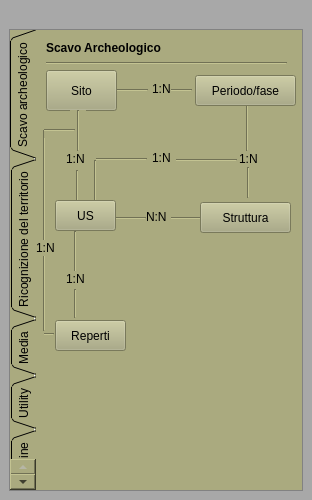
<?xml version="1.0" encoding="UTF-8"?>
<ui version="4.0">
 <class>PyarchinitPlugin</class>
 <widget class="QDockWidget" name="PyarchinitPlugin">
  <property name="geometry">
   <rect>
    <x>0</x>
    <y>0</y>
    <width>312</width>
    <height>500</height>
   </rect>
  </property>
  <property name="windowIcon">
   <iconset resource="resources.qrc">
    <normaloff>:/images/pai_us.png</normaloff>:/images/pai_us.png</iconset>
  </property>
  <property name="styleSheet">
   <string notr="true">background-color: qlineargradient(spread:reflect, x1:0, y1:0, x2:1, y2:0, stop:0 rgba(99, 138, 146, 255), stop:1 rgba(255, 255, 255, 255));
background-color: rgb(112, 112, 84);
background-color: rgb(168, 168, 168);</string>
  </property>
  <property name="locale">
   <locale language="English" country="UnitedStates"/>
  </property>
  <property name="windowTitle">
   <string>pyArchInit - Archaeological Data Management</string>
  </property>
  <widget class="QWidget" name="dockWidgetContents">
   <layout class="QGridLayout" name="gridLayout">
    <item row="1" column="0">
     <widget class="QScrollArea" name="scrollArea">
      <property name="verticalScrollBarPolicy">
       <enum>Qt::ScrollBarAlwaysOff</enum>
      </property>
      <property name="horizontalScrollBarPolicy">
       <enum>Qt::ScrollBarAlwaysOff</enum>
      </property>
      <property name="sizeAdjustPolicy">
       <enum>QAbstractScrollArea::AdjustToContents</enum>
      </property>
      <property name="widgetResizable">
       <bool>true</bool>
      </property>
      <widget class="QWidget" name="scrollAreaWidgetContents">
       <property name="geometry">
        <rect>
         <x>0</x>
         <y>0</y>
         <width>286</width>
         <height>571</height>
        </rect>
       </property>
       <layout class="QGridLayout" name="gridLayout_2">
        <property name="leftMargin">
         <number>0</number>
        </property>
        <property name="topMargin">
         <number>0</number>
        </property>
        <property name="rightMargin">
         <number>0</number>
        </property>
        <property name="bottomMargin">
         <number>0</number>
        </property>
        <item row="0" column="0">
         <widget class="QTabWidget" name="tabWidget">
          <property name="font">
           <font>
            <weight>50</weight>
            <bold>false</bold>
           </font>
          </property>
          <property name="mouseTracking">
           <bool>false</bool>
          </property>
          <property name="focusPolicy">
           <enum>Qt::TabFocus</enum>
          </property>
          <property name="autoFillBackground">
           <bool>false</bool>
          </property>
          <property name="styleSheet">
           <string notr="true">background-color: rgb(170, 170, 127);
border-color: rgb(116, 116, 87);
selection-color: rgb(140, 140, 105);</string>
          </property>
          <property name="tabPosition">
           <enum>QTabWidget::West</enum>
          </property>
          <property name="tabShape">
           <enum>QTabWidget::Triangular</enum>
          </property>
          <property name="currentIndex">
           <number>0</number>
          </property>
          <property name="elideMode">
           <enum>Qt::ElideNone</enum>
          </property>
          <property name="documentMode">
           <bool>true</bool>
          </property>
          <property name="tabsClosable">
           <bool>false</bool>
          </property>
          <property name="movable">
           <bool>false</bool>
          </property>
          <widget class="QWidget" name="services">
           <attribute name="title">
            <string>Scavo archeologico</string>
           </attribute>
           <widget class="QPushButton" name="btnStrutturatable">
            <property name="geometry">
             <rect>
              <x>164</x>
              <y>172</y>
              <width>91</width>
              <height>31</height>
             </rect>
            </property>
            <property name="text">
             <string>Struttura</string>
            </property>
            <property name="icon">
             <iconset resource="resources.qrc">
              <normaloff>:/images/iconStrutt.png</normaloff>:/images/iconStrutt.png</iconset>
            </property>
            <property name="iconSize">
             <size>
              <width>20</width>
              <height>80</height>
             </size>
            </property>
           </widget>
           <widget class="Line" name="line">
            <property name="geometry">
             <rect>
              <x>69</x>
              <y>180</y>
              <width>41</width>
              <height>16</height>
             </rect>
            </property>
            <property name="orientation">
             <enum>Qt::Horizontal</enum>
            </property>
           </widget>
           <widget class="QLabel" name="label">
            <property name="geometry">
             <rect>
              <x>110</x>
              <y>179</y>
              <width>22</width>
              <height>16</height>
             </rect>
            </property>
            <property name="text">
             <string>N:N</string>
            </property>
           </widget>
           <widget class="Line" name="line_2">
            <property name="geometry">
             <rect>
              <x>135</x>
              <y>178</y>
              <width>31</width>
              <height>20</height>
             </rect>
            </property>
            <property name="orientation">
             <enum>Qt::Horizontal</enum>
            </property>
           </widget>
           <widget class="QLabel" name="label_2">
            <property name="geometry">
             <rect>
              <x>116</x>
              <y>51</y>
              <width>21</width>
              <height>16</height>
             </rect>
            </property>
            <property name="text">
             <string>1:N</string>
            </property>
           </widget>
           <widget class="Line" name="line_3">
            <property name="geometry">
             <rect>
              <x>81</x>
              <y>52</y>
              <width>31</width>
              <height>16</height>
             </rect>
            </property>
            <property name="orientation">
             <enum>Qt::Horizontal</enum>
            </property>
           </widget>
           <widget class="Line" name="line_4">
            <property name="geometry">
             <rect>
              <x>135</x>
              <y>50</y>
              <width>21</width>
              <height>20</height>
             </rect>
            </property>
            <property name="orientation">
             <enum>Qt::Horizontal</enum>
            </property>
           </widget>
           <widget class="QLabel" name="label_3">
            <property name="geometry">
             <rect>
              <x>30</x>
              <y>121</y>
              <width>21</width>
              <height>16</height>
             </rect>
            </property>
            <property name="text">
             <string>1:N</string>
            </property>
           </widget>
           <widget class="Line" name="line_5">
            <property name="geometry">
             <rect>
              <x>34</x>
              <y>80</y>
              <width>16</width>
              <height>41</height>
             </rect>
            </property>
            <property name="orientation">
             <enum>Qt::Vertical</enum>
            </property>
           </widget>
           <widget class="Line" name="line_6">
            <property name="geometry">
             <rect>
              <x>33</x>
              <y>140</y>
              <width>16</width>
              <height>31</height>
             </rect>
            </property>
            <property name="orientation">
             <enum>Qt::Vertical</enum>
            </property>
           </widget>
           <widget class="QLabel" name="label_4">
            <property name="geometry">
             <rect>
              <x>203</x>
              <y>121</y>
              <width>21</width>
              <height>16</height>
             </rect>
            </property>
            <property name="text">
             <string>1:N</string>
            </property>
           </widget>
           <widget class="Line" name="line_7">
            <property name="geometry">
             <rect>
              <x>201</x>
              <y>70</y>
              <width>20</width>
              <height>51</height>
             </rect>
            </property>
            <property name="orientation">
             <enum>Qt::Vertical</enum>
            </property>
           </widget>
           <widget class="QLabel" name="label_5">
            <property name="geometry">
             <rect>
              <x>116</x>
              <y>120</y>
              <width>21</width>
              <height>16</height>
             </rect>
            </property>
            <property name="text">
             <string>1:N</string>
            </property>
           </widget>
           <widget class="Line" name="line_10">
            <property name="geometry">
             <rect>
              <x>49</x>
              <y>130</y>
              <width>20</width>
              <height>41</height>
             </rect>
            </property>
            <property name="orientation">
             <enum>Qt::Vertical</enum>
            </property>
           </widget>
           <widget class="Line" name="line_11">
            <property name="geometry">
             <rect>
              <x>60</x>
              <y>121</y>
              <width>51</width>
              <height>16</height>
             </rect>
            </property>
            <property name="orientation">
             <enum>Qt::Horizontal</enum>
            </property>
           </widget>
           <widget class="Line" name="line_12">
            <property name="geometry">
             <rect>
              <x>140</x>
              <y>120</y>
              <width>61</width>
              <height>20</height>
             </rect>
            </property>
            <property name="orientation">
             <enum>Qt::Horizontal</enum>
            </property>
           </widget>
           <widget class="QPushButton" name="btnUStable">
            <property name="geometry">
             <rect>
              <x>19</x>
              <y>170</y>
              <width>61</width>
              <height>31</height>
             </rect>
            </property>
            <property name="text">
             <string>US</string>
            </property>
            <property name="icon">
             <iconset resource="resources.qrc">
              <normaloff>:/images/iconPAI.png</normaloff>:/images/iconPAI.png</iconset>
            </property>
            <property name="iconSize">
             <size>
              <width>25</width>
              <height>25</height>
             </size>
            </property>
           </widget>
           <widget class="Line" name="line_13">
            <property name="geometry">
             <rect>
              <x>31</x>
              <y>201</y>
              <width>16</width>
              <height>41</height>
             </rect>
            </property>
            <property name="orientation">
             <enum>Qt::Vertical</enum>
            </property>
           </widget>
           <widget class="QLabel" name="label_8">
            <property name="geometry">
             <rect>
              <x>30</x>
              <y>241</y>
              <width>21</width>
              <height>16</height>
             </rect>
            </property>
            <property name="text">
             <string>1:N</string>
            </property>
           </widget>
           <widget class="QPushButton" name="btnReptable">
            <property name="geometry">
             <rect>
              <x>19</x>
              <y>290</y>
              <width>71</width>
              <height>31</height>
             </rect>
            </property>
            <property name="styleSheet">
             <string notr="true">background-color: rgb(170, 170, 127);</string>
            </property>
            <property name="text">
             <string>Reperti</string>
            </property>
            <property name="icon">
             <iconset resource="resources.qrc">
              <normaloff>:/images/finds.png</normaloff>:/images/finds.png</iconset>
            </property>
            <property name="iconSize">
             <size>
              <width>25</width>
              <height>25</height>
             </size>
            </property>
           </widget>
           <widget class="Line" name="line_14">
            <property name="geometry">
             <rect>
              <x>38</x>
              <y>259</y>
              <width>3</width>
              <height>29</height>
             </rect>
            </property>
            <property name="orientation">
             <enum>Qt::Vertical</enum>
            </property>
           </widget>
           <widget class="Line" name="line_15">
            <property name="geometry">
             <rect>
              <x>0</x>
              <y>100</y>
              <width>16</width>
              <height>201</height>
             </rect>
            </property>
            <property name="orientation">
             <enum>Qt::Vertical</enum>
            </property>
           </widget>
           <widget class="Line" name="line_16">
            <property name="geometry">
             <rect>
              <x>8</x>
              <y>92</y>
              <width>31</width>
              <height>16</height>
             </rect>
            </property>
            <property name="orientation">
             <enum>Qt::Horizontal</enum>
            </property>
           </widget>
           <widget class="QLabel" name="label_11">
            <property name="geometry">
             <rect>
              <x>10</x>
              <y>10</y>
              <width>241</width>
              <height>16</height>
             </rect>
            </property>
            <property name="font">
             <font>
              <weight>75</weight>
              <bold>true</bold>
             </font>
            </property>
            <property name="text">
             <string>Scavo Archeologico</string>
            </property>
           </widget>
           <widget class="Line" name="line_25">
            <property name="geometry">
             <rect>
              <x>10</x>
              <y>26</y>
              <width>241</width>
              <height>14</height>
             </rect>
            </property>
            <property name="orientation">
             <enum>Qt::Horizontal</enum>
            </property>
           </widget>
           <widget class="QPushButton" name="btnSitotable">
            <property name="geometry">
             <rect>
              <x>10</x>
              <y>40</y>
              <width>71</width>
              <height>41</height>
             </rect>
            </property>
            <property name="sizePolicy">
             <sizepolicy hsizetype="Minimum" vsizetype="Preferred">
              <horstretch>0</horstretch>
              <verstretch>0</verstretch>
             </sizepolicy>
            </property>
            <property name="minimumSize">
             <size>
              <width>0</width>
              <height>0</height>
             </size>
            </property>
            <property name="maximumSize">
             <size>
              <width>16777215</width>
              <height>80</height>
             </size>
            </property>
            <property name="baseSize">
             <size>
              <width>0</width>
              <height>0</height>
             </size>
            </property>
            <property name="text">
             <string>Sito</string>
            </property>
            <property name="icon">
             <iconset resource="resources.qrc">
              <normaloff>:/images/iconSite.png</normaloff>:/images/iconSite.png</iconset>
            </property>
            <property name="iconSize">
             <size>
              <width>20</width>
              <height>100</height>
             </size>
            </property>
           </widget>
           <widget class="QPushButton" name="btnPeriodotable">
            <property name="geometry">
             <rect>
              <x>159</x>
              <y>45</y>
              <width>101</width>
              <height>31</height>
             </rect>
            </property>
            <property name="styleSheet">
             <string notr="true"/>
            </property>
            <property name="text">
             <string>Periodo/fase</string>
            </property>
            <property name="icon">
             <iconset resource="resources.qrc">
              <normaloff>:/images/iconPER.png</normaloff>:/images/iconPER.png</iconset>
            </property>
            <property name="iconSize">
             <size>
              <width>20</width>
              <height>20</height>
             </size>
            </property>
           </widget>
           <widget class="Line" name="line_28">
            <property name="geometry">
             <rect>
              <x>204</x>
              <y>137</y>
              <width>16</width>
              <height>31</height>
             </rect>
            </property>
            <property name="orientation">
             <enum>Qt::Vertical</enum>
            </property>
           </widget>
           <widget class="Line" name="line_8">
            <property name="geometry">
             <rect>
              <x>8</x>
              <y>296</y>
              <width>10</width>
              <height>16</height>
             </rect>
            </property>
            <property name="orientation">
             <enum>Qt::Horizontal</enum>
            </property>
           </widget>
           <widget class="QLabel" name="label_14">
            <property name="geometry">
             <rect>
              <x>0</x>
              <y>210</y>
              <width>21</width>
              <height>16</height>
             </rect>
            </property>
            <property name="text">
             <string>1:N</string>
            </property>
           </widget>
           <zorder>line_8</zorder>
           <zorder>line_2</zorder>
           <zorder>btnSitotable</zorder>
           <zorder>line_11</zorder>
           <zorder>line_7</zorder>
           <zorder>line</zorder>
           <zorder>label</zorder>
           <zorder>label_2</zorder>
           <zorder>line_3</zorder>
           <zorder>line_4</zorder>
           <zorder>label_3</zorder>
           <zorder>line_5</zorder>
           <zorder>line_6</zorder>
           <zorder>label_4</zorder>
           <zorder>label_5</zorder>
           <zorder>line_10</zorder>
           <zorder>line_12</zorder>
           <zorder>line_13</zorder>
           <zorder>label_8</zorder>
           <zorder>line_14</zorder>
           <zorder>line_15</zorder>
           <zorder>line_16</zorder>
           <zorder>line_25</zorder>
           <zorder>btnPeriodotable</zorder>
           <zorder>line_28</zorder>
           <zorder>btnStrutturatable</zorder>
           <zorder>btnUStable</zorder>
           <zorder>btnReptable</zorder>
           <zorder>label_14</zorder>
           <zorder>label_11</zorder>
          </widget>
          <widget class="QWidget" name="tab">
           <attribute name="title">
            <string>Ricognizione del territorio</string>
           </attribute>
           <widget class="Line" name="line_18">
            <property name="geometry">
             <rect>
              <x>111</x>
              <y>90</y>
              <width>16</width>
              <height>41</height>
             </rect>
            </property>
            <property name="orientation">
             <enum>Qt::Vertical</enum>
            </property>
           </widget>
           <widget class="QLabel" name="label_9">
            <property name="geometry">
             <rect>
              <x>110</x>
              <y>131</y>
              <width>21</width>
              <height>16</height>
             </rect>
            </property>
            <property name="text">
             <string>1:N</string>
            </property>
           </widget>
           <widget class="Line" name="line_19">
            <property name="geometry">
             <rect>
              <x>107</x>
              <y>270</y>
              <width>16</width>
              <height>31</height>
             </rect>
            </property>
            <property name="orientation">
             <enum>Qt::Vertical</enum>
            </property>
           </widget>
           <widget class="Line" name="line_20">
            <property name="geometry">
             <rect>
              <x>108</x>
              <y>210</y>
              <width>16</width>
              <height>41</height>
             </rect>
            </property>
            <property name="orientation">
             <enum>Qt::Vertical</enum>
            </property>
           </widget>
           <widget class="QPushButton" name="btnReptable_2">
            <property name="geometry">
             <rect>
              <x>96</x>
              <y>300</y>
              <width>71</width>
              <height>31</height>
             </rect>
            </property>
            <property name="styleSheet">
             <string notr="true">background-color: rgb(170, 170, 127);</string>
            </property>
            <property name="text">
             <string>Reperti</string>
            </property>
            <property name="icon">
             <iconset resource="resources.qrc">
              <normaloff>:/images/finds.png</normaloff>:/images/finds.png</iconset>
            </property>
            <property name="iconSize">
             <size>
              <width>25</width>
              <height>25</height>
             </size>
            </property>
           </widget>
           <widget class="Line" name="line_21">
            <property name="geometry">
             <rect>
              <x>77</x>
              <y>110</y>
              <width>16</width>
              <height>201</height>
             </rect>
            </property>
            <property name="orientation">
             <enum>Qt::Vertical</enum>
            </property>
           </widget>
           <widget class="QPushButton" name="btnUTtable">
            <property name="geometry">
             <rect>
              <x>90</x>
              <y>180</y>
              <width>61</width>
              <height>31</height>
             </rect>
            </property>
            <property name="text">
             <string>UT</string>
            </property>
            <property name="icon">
             <iconset resource="resources.qrc">
              <normaloff>:/images/iconUT.png</normaloff>:/images/iconUT.png</iconset>
            </property>
            <property name="iconSize">
             <size>
              <width>25</width>
              <height>25</height>
             </size>
            </property>
           </widget>
           <widget class="QLabel" name="label_10">
            <property name="geometry">
             <rect>
              <x>107</x>
              <y>251</y>
              <width>21</width>
              <height>16</height>
             </rect>
            </property>
            <property name="text">
             <string>1:N</string>
            </property>
           </widget>
           <widget class="QPushButton" name="btnSitotable_2">
            <property name="geometry">
             <rect>
              <x>87</x>
              <y>50</y>
              <width>71</width>
              <height>41</height>
             </rect>
            </property>
            <property name="sizePolicy">
             <sizepolicy hsizetype="Minimum" vsizetype="Preferred">
              <horstretch>0</horstretch>
              <verstretch>0</verstretch>
             </sizepolicy>
            </property>
            <property name="minimumSize">
             <size>
              <width>0</width>
              <height>0</height>
             </size>
            </property>
            <property name="maximumSize">
             <size>
              <width>16777215</width>
              <height>80</height>
             </size>
            </property>
            <property name="baseSize">
             <size>
              <width>0</width>
              <height>0</height>
             </size>
            </property>
            <property name="text">
             <string>Sito</string>
            </property>
            <property name="icon">
             <iconset resource="resources.qrc">
              <normaloff>:/images/iconSite.png</normaloff>:/images/iconSite.png</iconset>
            </property>
            <property name="iconSize">
             <size>
              <width>20</width>
              <height>100</height>
             </size>
            </property>
           </widget>
           <widget class="Line" name="line_22">
            <property name="geometry">
             <rect>
              <x>85</x>
              <y>102</y>
              <width>31</width>
              <height>16</height>
             </rect>
            </property>
            <property name="orientation">
             <enum>Qt::Horizontal</enum>
            </property>
           </widget>
           <widget class="Line" name="line_23">
            <property name="geometry">
             <rect>
              <x>110</x>
              <y>150</y>
              <width>16</width>
              <height>31</height>
             </rect>
            </property>
            <property name="orientation">
             <enum>Qt::Vertical</enum>
            </property>
           </widget>
           <widget class="Line" name="line_24">
            <property name="geometry">
             <rect>
              <x>85</x>
              <y>304</y>
              <width>11</width>
              <height>16</height>
             </rect>
            </property>
            <property name="orientation">
             <enum>Qt::Horizontal</enum>
            </property>
           </widget>
           <widget class="QLabel" name="label_12">
            <property name="geometry">
             <rect>
              <x>9</x>
              <y>10</y>
              <width>241</width>
              <height>16</height>
             </rect>
            </property>
            <property name="font">
             <font>
              <weight>75</weight>
              <bold>true</bold>
             </font>
            </property>
            <property name="text">
             <string>Ricognizione del territorio</string>
            </property>
           </widget>
           <widget class="Line" name="line_26">
            <property name="geometry">
             <rect>
              <x>9</x>
              <y>26</y>
              <width>241</width>
              <height>16</height>
             </rect>
            </property>
            <property name="orientation">
             <enum>Qt::Horizontal</enum>
            </property>
           </widget>
           <zorder>line_26</zorder>
           <zorder>line_18</zorder>
           <zorder>line_24</zorder>
           <zorder>label_9</zorder>
           <zorder>line_19</zorder>
           <zorder>line_20</zorder>
           <zorder>btnReptable_2</zorder>
           <zorder>line_21</zorder>
           <zorder>btnUTtable</zorder>
           <zorder>label_10</zorder>
           <zorder>btnSitotable_2</zorder>
           <zorder>line_22</zorder>
           <zorder>line_23</zorder>
           <zorder>label_12</zorder>
          </widget>
          <widget class="QWidget" name="tab_2">
           <attribute name="title">
            <string>Media</string>
           </attribute>
           <widget class="Line" name="line_9">
            <property name="geometry">
             <rect>
              <x>200</x>
              <y>82</y>
              <width>16</width>
              <height>41</height>
             </rect>
            </property>
            <property name="orientation">
             <enum>Qt::Vertical</enum>
            </property>
           </widget>
           <widget class="QPushButton" name="btnUStable_2">
            <property name="geometry">
             <rect>
              <x>180</x>
              <y>50</y>
              <width>61</width>
              <height>31</height>
             </rect>
            </property>
            <property name="text">
             <string>US</string>
            </property>
            <property name="icon">
             <iconset resource="resources.qrc">
              <normaloff>:/images/iconPAI.png</normaloff>:/images/iconPAI.png</iconset>
            </property>
            <property name="iconSize">
             <size>
              <width>25</width>
              <height>25</height>
             </size>
            </property>
           </widget>
           <widget class="Line" name="line_30">
            <property name="geometry">
             <rect>
              <x>125</x>
              <y>136</y>
              <width>16</width>
              <height>41</height>
             </rect>
            </property>
            <property name="orientation">
             <enum>Qt::Vertical</enum>
            </property>
           </widget>
           <widget class="QLabel" name="label_17">
            <property name="geometry">
             <rect>
              <x>124</x>
              <y>119</y>
              <width>21</width>
              <height>16</height>
             </rect>
            </property>
            <property name="text">
             <string>N:N</string>
            </property>
           </widget>
           <widget class="QPushButton" name="btnReptable_3">
            <property name="geometry">
             <rect>
              <x>20</x>
              <y>50</y>
              <width>71</width>
              <height>31</height>
             </rect>
            </property>
            <property name="styleSheet">
             <string notr="true">background-color: rgb(170, 170, 127);</string>
            </property>
            <property name="text">
             <string>Reperti</string>
            </property>
            <property name="icon">
             <iconset resource="resources.qrc">
              <normaloff>:/images/finds.png</normaloff>:/images/finds.png</iconset>
            </property>
            <property name="iconSize">
             <size>
              <width>25</width>
              <height>25</height>
             </size>
            </property>
           </widget>
           <widget class="Line" name="line_31">
            <property name="geometry">
             <rect>
              <x>147</x>
              <y>116</y>
              <width>61</width>
              <height>20</height>
             </rect>
            </property>
            <property name="orientation">
             <enum>Qt::Horizontal</enum>
            </property>
           </widget>
           <widget class="Line" name="line_32">
            <property name="geometry">
             <rect>
              <x>50</x>
              <y>82</y>
              <width>16</width>
              <height>41</height>
             </rect>
            </property>
            <property name="orientation">
             <enum>Qt::Vertical</enum>
            </property>
           </widget>
           <widget class="Line" name="line_33">
            <property name="geometry">
             <rect>
              <x>58</x>
              <y>118</y>
              <width>61</width>
              <height>16</height>
             </rect>
            </property>
            <property name="orientation">
             <enum>Qt::Horizontal</enum>
            </property>
           </widget>
           <widget class="QPushButton" name="btnMedtable">
            <property name="geometry">
             <rect>
              <x>93</x>
              <y>180</y>
              <width>81</width>
              <height>31</height>
             </rect>
            </property>
            <property name="styleSheet">
             <string notr="true">background-color: rgb(170, 170, 127);</string>
            </property>
            <property name="text">
             <string>Media</string>
            </property>
            <property name="icon">
             <iconset resource="resources.qrc">
              <normaloff>:/images/photo.png</normaloff>:/images/photo.png</iconset>
            </property>
            <property name="iconSize">
             <size>
              <width>25</width>
              <height>25</height>
             </size>
            </property>
           </widget>
           <widget class="QPushButton" name="btnExptable">
            <property name="geometry">
             <rect>
              <x>68</x>
              <y>259</y>
              <width>131</width>
              <height>31</height>
             </rect>
            </property>
            <property name="styleSheet">
             <string notr="true">background-color: rgb(170, 170, 127);</string>
            </property>
            <property name="text">
             <string>Esportazione Media</string>
            </property>
            <property name="icon">
             <iconset resource="resources.qrc">
              <normaloff>:/images/directoryExp.png</normaloff>:/images/directoryExp.png</iconset>
            </property>
            <property name="iconSize">
             <size>
              <width>25</width>
              <height>25</height>
             </size>
            </property>
           </widget>
           <widget class="Line" name="line_34">
            <property name="geometry">
             <rect>
              <x>125</x>
              <y>214</y>
              <width>16</width>
              <height>41</height>
             </rect>
            </property>
            <property name="orientation">
             <enum>Qt::Vertical</enum>
            </property>
           </widget>
           <zorder>btnUStable_2</zorder>
           <zorder>line_30</zorder>
           <zorder>label_17</zorder>
           <zorder>btnReptable_3</zorder>
           <zorder>line_31</zorder>
           <zorder>line_9</zorder>
           <zorder>line_32</zorder>
           <zorder>line_33</zorder>
           <zorder>btnMedtable</zorder>
           <zorder>btnExptable</zorder>
           <zorder>line_34</zorder>
          </widget>
          <widget class="QWidget" name="tab_3">
           <attribute name="title">
            <string>Utility</string>
           </attribute>
           <widget class="QPushButton" name="btnPDFmen">
            <property name="geometry">
             <rect>
              <x>90</x>
              <y>10</y>
              <width>81</width>
              <height>31</height>
             </rect>
            </property>
            <property name="styleSheet">
             <string notr="true">background-color: rgb(170, 170, 127);</string>
            </property>
            <property name="text">
             <string>PDF EXP</string>
            </property>
            <property name="icon">
             <iconset resource="resources.qrc">
              <normaloff>:/images/pdf-icon.png</normaloff>:/images/pdf-icon.png</iconset>
            </property>
            <property name="iconSize">
             <size>
              <width>25</width>
              <height>25</height>
             </size>
            </property>
           </widget>
          </widget>
          <widget class="QWidget" name="account">
           <attribute name="title">
            <string>Supporto online</string>
           </attribute>
           <widget class="QLabel" name="label_7">
            <property name="geometry">
             <rect>
              <x>20</x>
              <y>70</y>
              <width>221</width>
              <height>311</height>
             </rect>
            </property>
            <property name="text">
             <string>&lt;!DOCTYPE HTML PUBLIC &quot;-//W3C//DTD HTML 4.0//EN&quot; &quot;http://www.w3.org/TR/REC-html40/strict.dtd&quot;&gt;
&lt;html&gt;&lt;head&gt;&lt;meta name=&quot;qrichtext&quot; content=&quot;1&quot; /&gt;&lt;style type=&quot;text/css&quot;&gt;
p, li { white-space: pre-wrap; }
&lt;/style&gt;&lt;/head&gt;&lt;body style=&quot; font-family:'MS Shell Dlg 2'; font-size:8.25pt; font-weight:400; font-style:normal;&quot;&gt;
&lt;p style=&quot; margin-top:0px; margin-bottom:0px; margin-left:0px; margin-right:0px; -qt-block-indent:0; text-indent:0px;&quot;&gt;&lt;span style=&quot; font-family:'Sans Serif'; font-size:11pt; font-weight:600; color:#aa0000;&quot;&gt;pyArchInit Support&lt;/span&gt;&lt;/p&gt;
&lt;p style=&quot;-qt-paragraph-type:empty; margin-top:0px; margin-bottom:0px; margin-left:0px; margin-right:0px; -qt-block-indent:0; text-indent:0px; font-family:'Sans Serif'; font-size:9pt;&quot;&gt;&lt;/p&gt;
&lt;p style=&quot; margin-top:0px; margin-bottom:0px; margin-left:0px; margin-right:0px; -qt-block-indent:0; text-indent:0px;&quot;&gt;&lt;span style=&quot; font-family:'Sans Serif'; font-size:9pt;&quot;&gt;&lt;br /&gt;&lt;/span&gt;&lt;/p&gt;
&lt;p style=&quot; margin-top:0px; margin-bottom:0px; margin-left:0px; margin-right:0px; -qt-block-indent:0; text-indent:0px;&quot;&gt;&lt;span style=&quot; font-family:'Sans Serif'; font-size:9pt;&quot;&gt;Sito ufficiale&lt;/span&gt;&lt;/p&gt;
&lt;p style=&quot; margin-top:0px; margin-bottom:0px; margin-left:0px; margin-right:0px; -qt-block-indent:0; text-indent:0px;&quot;&gt;&lt;a href=&quot;https://sites.google.com/site/pyarchinit/&quot;&gt;&lt;span style=&quot; font-size:8pt; text-decoration: underline; color:#0000ff;&quot;&gt;https://sites.google.com/site/pyarchinit/&lt;/span&gt;&lt;/a&gt;&lt;/p&gt;
&lt;p style=&quot;-qt-paragraph-type:empty; margin-top:0px; margin-bottom:0px; margin-left:0px; margin-right:0px; -qt-block-indent:0; text-indent:0px; font-size:8pt; text-decoration: underline; color:#0000ff;&quot;&gt;&lt;/p&gt;
&lt;p style=&quot; margin-top:0px; margin-bottom:0px; margin-left:0px; margin-right:0px; -qt-block-indent:0; text-indent:0px;&quot;&gt;&lt;span style=&quot; font-size:8pt; text-decoration: underline; color:#0000ff;&quot;&gt;&lt;br /&gt;&lt;/span&gt;&lt;/p&gt;
&lt;p style=&quot; margin-top:0px; margin-bottom:0px; margin-left:0px; margin-right:0px; -qt-block-indent:0; text-indent:0px;&quot;&gt;&lt;span style=&quot; font-family:'Sans Serif'; font-size:9pt;&quot;&gt;Blog&lt;/span&gt;&lt;/p&gt;
&lt;p style=&quot; margin-top:0px; margin-bottom:0px; margin-left:0px; margin-right:0px; -qt-block-indent:0; text-indent:0px;&quot;&gt;&lt;a href=&quot;http://pyarchinit.blogspot.it/&quot;&gt;&lt;span style=&quot; font-size:8pt; text-decoration: underline; color:#0000ff;&quot;&gt;http://pyarchinit.blogspot.it/&lt;/span&gt;&lt;/a&gt;&lt;/p&gt;
&lt;p style=&quot;-qt-paragraph-type:empty; margin-top:0px; margin-bottom:0px; margin-left:0px; margin-right:0px; -qt-block-indent:0; text-indent:0px; font-size:8pt; text-decoration: underline; color:#0000ff;&quot;&gt;&lt;/p&gt;
&lt;p style=&quot; margin-top:0px; margin-bottom:0px; margin-left:0px; margin-right:0px; -qt-block-indent:0; text-indent:0px;&quot;&gt;&lt;span style=&quot; font-size:8pt; text-decoration: underline; color:#0000ff;&quot;&gt;&lt;br /&gt;&lt;/span&gt;&lt;/p&gt;
&lt;p style=&quot; margin-top:0px; margin-bottom:0px; margin-left:0px; margin-right:0px; -qt-block-indent:0; text-indent:0px;&quot;&gt;&lt;span style=&quot; font-family:'Sans Serif'; font-size:9pt;&quot;&gt;Github repository&lt;/span&gt;&lt;/p&gt;
&lt;p style=&quot; margin-top:0px; margin-bottom:0px; margin-left:0px; margin-right:0px; -qt-block-indent:0; text-indent:0px;&quot;&gt;&lt;a href=&quot;https://github.com/pyarchinit/&quot;&gt;&lt;span style=&quot; font-size:8pt; text-decoration: underline; color:#0000ff;&quot;&gt;https://github.com/pyarchinit/&lt;/span&gt;&lt;/a&gt;&lt;/p&gt;
&lt;p style=&quot;-qt-paragraph-type:empty; margin-top:0px; margin-bottom:0px; margin-left:0px; margin-right:0px; -qt-block-indent:0; text-indent:0px; font-size:8pt; text-decoration: underline; color:#0000ff;&quot;&gt;&lt;/p&gt;
&lt;p style=&quot;-qt-paragraph-type:empty; margin-top:0px; margin-bottom:0px; margin-left:0px; margin-right:0px; -qt-block-indent:0; text-indent:0px; font-size:8pt; text-decoration: underline; color:#0000ff;&quot;&gt;&lt;/p&gt;
&lt;p style=&quot; margin-top:0px; margin-bottom:0px; margin-left:0px; margin-right:0px; -qt-block-indent:0; text-indent:0px;&quot;&gt;&lt;span style=&quot; font-family:'Sans Serif'; font-size:9pt;&quot;&gt;Online mailing list&lt;/span&gt;&lt;/p&gt;
&lt;p style=&quot; margin-top:0px; margin-bottom:0px; margin-left:0px; margin-right:0px; -qt-block-indent:0; text-indent:0px;&quot;&gt;&lt;a href=&quot;pyarchinit-users@googlegroups.com&quot;&gt;&lt;span style=&quot; text-decoration: underline; color:#0000ff;&quot;&gt;pyarchinit-users@googlegroups.com&lt;/span&gt;&lt;/a&gt;&lt;/p&gt;&lt;/body&gt;&lt;/html&gt;</string>
            </property>
            <property name="alignment">
             <set>Qt::AlignCenter</set>
            </property>
            <property name="openExternalLinks">
             <bool>true</bool>
            </property>
           </widget>
           <widget class="QLabel" name="label_13">
            <property name="geometry">
             <rect>
              <x>10</x>
              <y>11</y>
              <width>151</width>
              <height>16</height>
             </rect>
            </property>
            <property name="font">
             <font>
              <weight>75</weight>
              <bold>true</bold>
             </font>
            </property>
            <property name="text">
             <string>Supporto online</string>
            </property>
           </widget>
           <widget class="Line" name="line_27">
            <property name="geometry">
             <rect>
              <x>10</x>
              <y>26</y>
              <width>241</width>
              <height>16</height>
             </rect>
            </property>
            <property name="orientation">
             <enum>Qt::Horizontal</enum>
            </property>
           </widget>
           <zorder>line_27</zorder>
           <zorder>label_7</zorder>
           <zorder>label_13</zorder>
          </widget>
         </widget>
        </item>
       </layout>
      </widget>
     </widget>
    </item>
    <item row="0" column="0">
     <widget class="QLabel" name="label_6">
      <property name="text">
       <string/>
      </property>
      <property name="pixmap">
       <pixmap resource="resources.qrc">:/images/sfondo.png</pixmap>
      </property>
     </widget>
    </item>
   </layout>
  </widget>
 </widget>
 <resources>
  <include location="resources.qrc"/>
 </resources>
 <connections/>
</ui>
